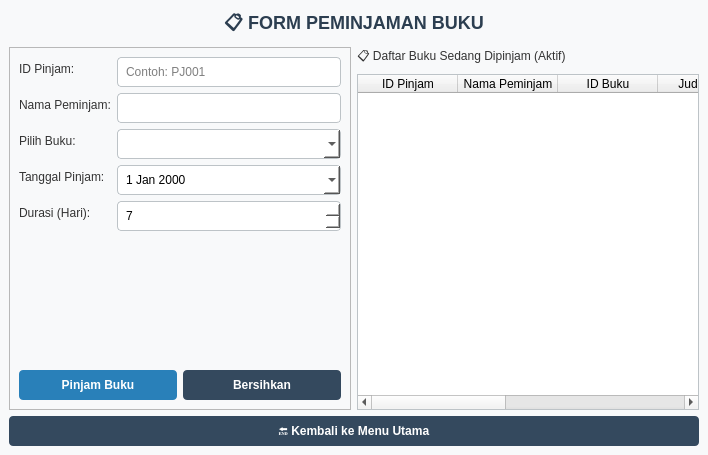
<?xml version="1.0" encoding="UTF-8"?>
<ui version="4.0">
 <class>PinjamBukuWindow</class>
 <widget class="QMainWindow" name="PinjamBukuWindow">
  <property name="geometry">
   <rect>
    <x>0</x>
    <y>0</y>
    <width>708</width>
    <height>455</height>
   </rect>
  </property>
  <property name="maximumSize">
   <size>
    <width>1920</width>
    <height>1080</height>
   </size>
  </property>
  <property name="windowTitle">
   <string>Perpustakaan - Form Peminjaman Buku - pinjam_buku.ui</string>
  </property>
  <property name="styleSheet">
   <string notr="true">
QMainWindow { background-color: #F8F9FA; }
QLabel#lblTitle { font-size: 18px; font-weight: bold; color: #2C3E50; }
QLabel { font-size: 12px; color: #333; }
QLineEdit, QComboBox, QDateEdit, QSpinBox { padding: 6px; border: 1px solid #BDC3C7; border-radius: 4px; background-color: white; }
QLineEdit:focus, QComboBox:focus, QDateEdit:focus, QSpinBox:focus { border: 1px solid #3498DB; }
QPushButton { background-color: #34495E; color: white; border: none; border-radius: 4px; padding: 8px 15px; font-weight: bold; }
QPushButton:hover { background-color: #415B76; }
QPushButton#btnPinjam { background-color: #2980B9; }
QPushButton#btnPinjam:hover { background-color: #3498DB; }
QTableWidget { background-color: white; border: 1px solid #BDC3C7; gridline-color: #ECF0F1; }
   </string>
  </property>
  <widget class="QWidget" name="centralwidget">
   <layout class="QVBoxLayout" name="verticalLayoutMain">
    <item>
     <widget class="QLabel" name="lblTitle">
      <property name="text">
       <string>📋 FORM PEMINJAMAN BUKU</string>
      </property>
      <property name="alignment">
       <set>Qt::AlignCenter</set>
      </property>
     </widget>
    </item>
    <item>
     <layout class="QHBoxLayout" name="horizontalLayoutMain">
      <item>
       <widget class="QFrame" name="frameInput">
        <property name="maximumSize">
         <size>
          <width>1920</width>
          <height>1080</height>
         </size>
        </property>
        <property name="frameShape">
         <enum>QFrame::StyledPanel</enum>
        </property>
        <layout class="QVBoxLayout" name="verticalLayoutForm">
         <item>
          <layout class="QFormLayout" name="formLayoutInputs">
           <item row="0" column="0">
            <widget class="QLabel" name="lblIdPinjam">
             <property name="text">
              <string>ID Pinjam:</string>
             </property>
            </widget>
           </item>
           <item row="0" column="1">
            <widget class="QLineEdit" name="txtIdPinjam">
             <property name="placeholderText">
              <string>Contoh: PJ001</string>
             </property>
            </widget>
           </item>
           <item row="1" column="0">
            <widget class="QLabel" name="lblNamaPeminjam">
             <property name="text">
              <string>Nama Peminjam:</string>
             </property>
            </widget>
           </item>
           <item row="1" column="1">
            <widget class="QLineEdit" name="txtNamaPeminjam"/>
           </item>
           <item row="2" column="0">
            <widget class="QLabel" name="lblBuku">
             <property name="text">
              <string>Pilih Buku:</string>
             </property>
            </widget>
           </item>
           <item row="2" column="1">
            <widget class="QComboBox" name="cmbBuku"/>
           </item>
           <item row="3" column="0">
            <widget class="QLabel" name="lblTanggalPinjam">
             <property name="text">
              <string>Tanggal Pinjam:</string>
             </property>
            </widget>
           </item>
           <item row="3" column="1">
            <widget class="QDateEdit" name="datePinjam">
             <property name="calendarPopup">
              <bool>true</bool>
             </property>
            </widget>
           </item>
           <item row="4" column="0">
            <widget class="QLabel" name="lblDurasi">
             <property name="text">
              <string>Durasi (Hari):</string>
             </property>
            </widget>
           </item>
           <item row="4" column="1">
            <widget class="QSpinBox" name="spinDurasi">
             <property name="value">
              <number>7</number>
             </property>
            </widget>
           </item>
          </layout>
         </item>
         <item>
          <spacer name="verticalSpacer_Form">
           <property name="orientation">
            <enum>Qt::Vertical</enum>
           </property>
           <property name="sizeHint" stdset="0">
            <size>
             <width>20</width>
             <height>20</height>
            </size>
           </property>
          </spacer>
         </item>
         <item>
          <layout class="QHBoxLayout" name="horizontalLayoutButtons">
           <item>
            <widget class="QPushButton" name="btnPinjam">
             <property name="text">
              <string>Pinjam Buku</string>
             </property>
            </widget>
           </item>
           <item>
            <widget class="QPushButton" name="btnBersihkan">
             <property name="text">
              <string>Bersihkan</string>
             </property>
            </widget>
           </item>
          </layout>
         </item>
        </layout>
       </widget>
      </item>
      <item>
       <layout class="QVBoxLayout" name="verticalLayoutTable">
        <item>
         <widget class="QLabel" name="lblTableTitle">
          <property name="text">
           <string>📋 Daftar Buku Sedang Dipinjam (Aktif)</string>
          </property>
         </widget>
        </item>
        <item>
         <widget class="QTableWidget" name="tablePeminjaman">
          <column>
           <property name="text">
            <string>ID Pinjam</string>
           </property>
          </column>
          <column>
           <property name="text">
            <string>Nama Peminjam</string>
           </property>
          </column>
          <column>
           <property name="text">
            <string>ID Buku</string>
           </property>
          </column>
          <column>
           <property name="text">
            <string>Judul Buku</string>
           </property>
          </column>
          <column>
           <property name="text">
            <string>Tanggal Pinjam</string>
           </property>
          </column>
          <column>
           <property name="text">
            <string>Durasi</string>
           </property>
          </column>
          <column>
           <property name="text">
            <string>Status</string>
           </property>
          </column>
         </widget>
        </item>
       </layout>
      </item>
     </layout>
    </item>
    <item>
     <widget class="QPushButton" name="btnKembali">
      <property name="text">
       <string>🔚 Kembali ke Menu Utama</string>
      </property>
     </widget>
    </item>
   </layout>
  </widget>
 </widget>
 <resources/>
 <connections/>
</ui>
